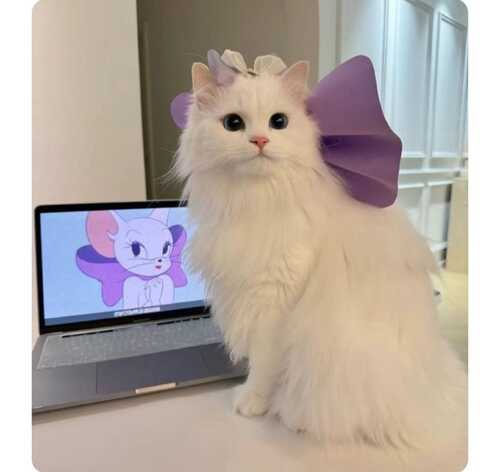
#> input picture images/nacat.jpg, 500 x 472 px, found by its file name
$ python blurring.py
#> lines starting #> are read from the running program, lines starting #| are printed output that depends on the picture
import cv2

# blur(), GaussianBlur(), medianBlur(), bilateralFilter()

path = "E:/Opencv/OpenCV-101/images/"

img = cv2.imread(path + "nacat.jpg")
#> img is the input picture: shape (472, 500, 3); mean B, G, R 163.9, 170.5, 181.5

k_size = 13
blur_image = cv2.blur(img,(k_size, k_size))
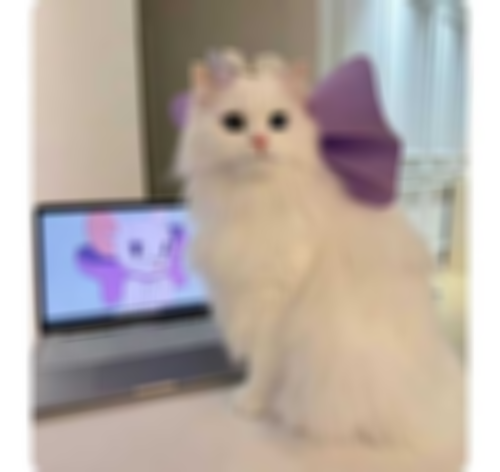
#> blur_image: shape (472, 500, 3); mean B, G, R 163.9, 170.5, 181.5
img_gaus_blur = cv2.GaussianBlur(img, (k_size, k_size), 3)
img_median_blur = cv2.medianBlur(img,k_size)
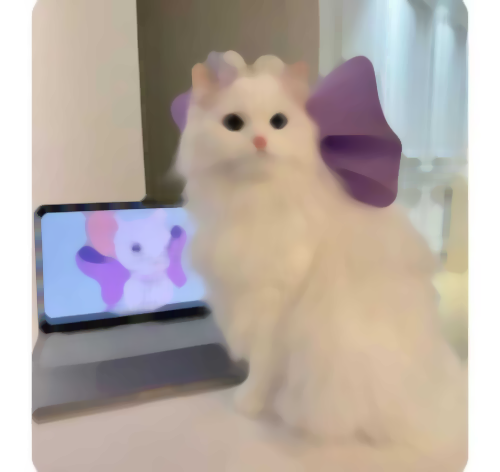
#> img_median_blur: shape (472, 500, 3); mean B, G, R 164.9, 171.4, 182.4

cv2.imshow("img", img)
cv2.imshow("blur_image", blur_image)
cv2.imshow("gaus_blur", img_gaus_blur)
cv2.imshow("median_blur", img_median_blur)
cv2.waitKey(0)

$ run again, with images/garden.jpg copied over images/nacat.jpg
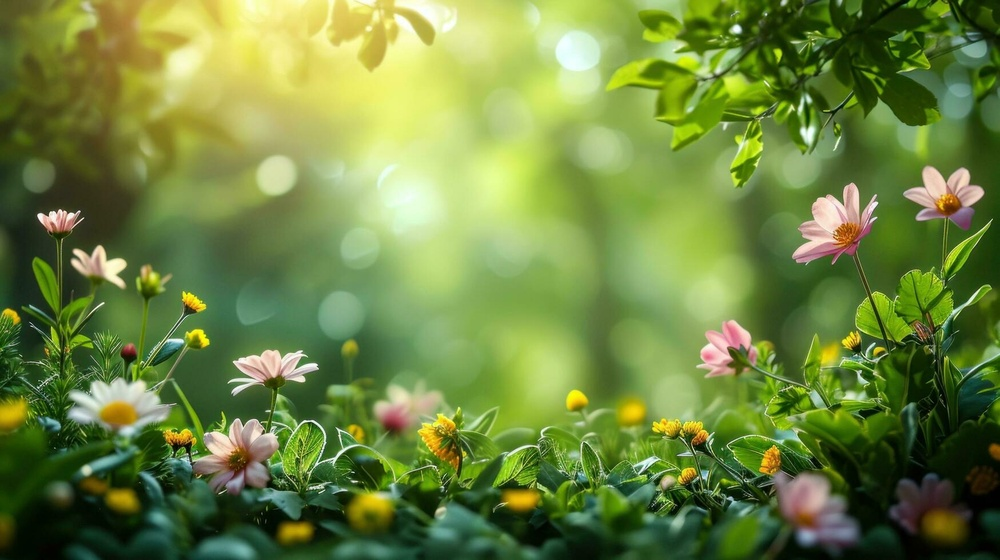
#> input picture images/garden.jpg, 1000 x 560 px, shrunk from 1749 x 980 before the run, found by its file name
#> img is the input picture: shape (560, 1000, 3); mean B, G, R 64.4, 133.5, 110.4
#> `blur_image = cv2.blur(img,(k_size, k_size))`:
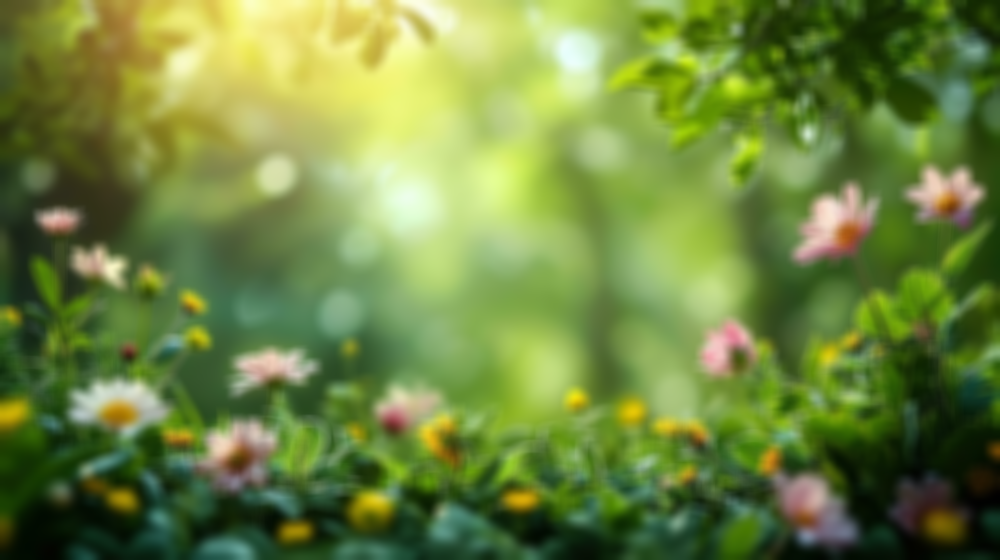
#> blur_image: shape (560, 1000, 3); mean B, G, R 64.4, 133.5, 110.4
#> `img_median_blur = cv2.medianBlur(img,k_size)`:
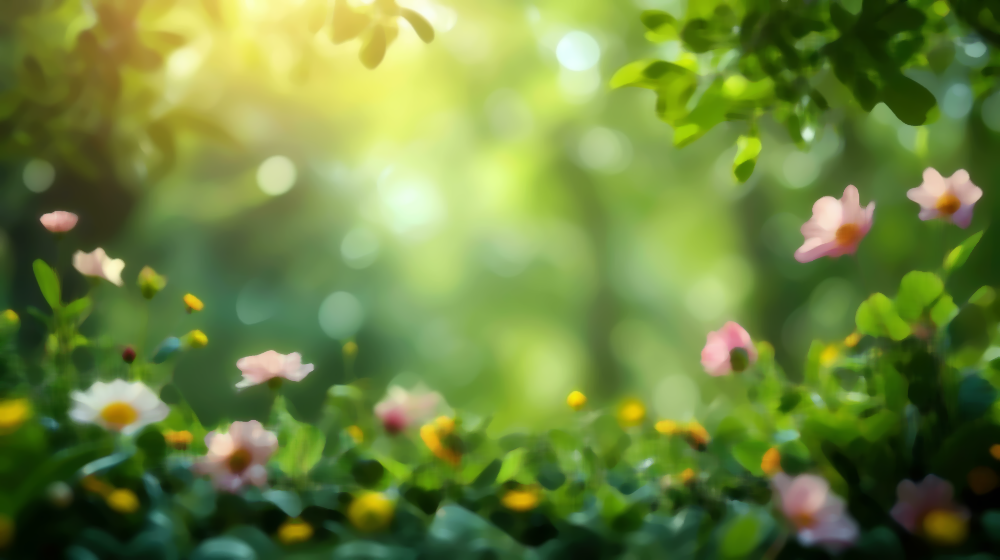
#> img_median_blur: shape (560, 1000, 3); mean B, G, R 62.2, 132.1, 108.7
